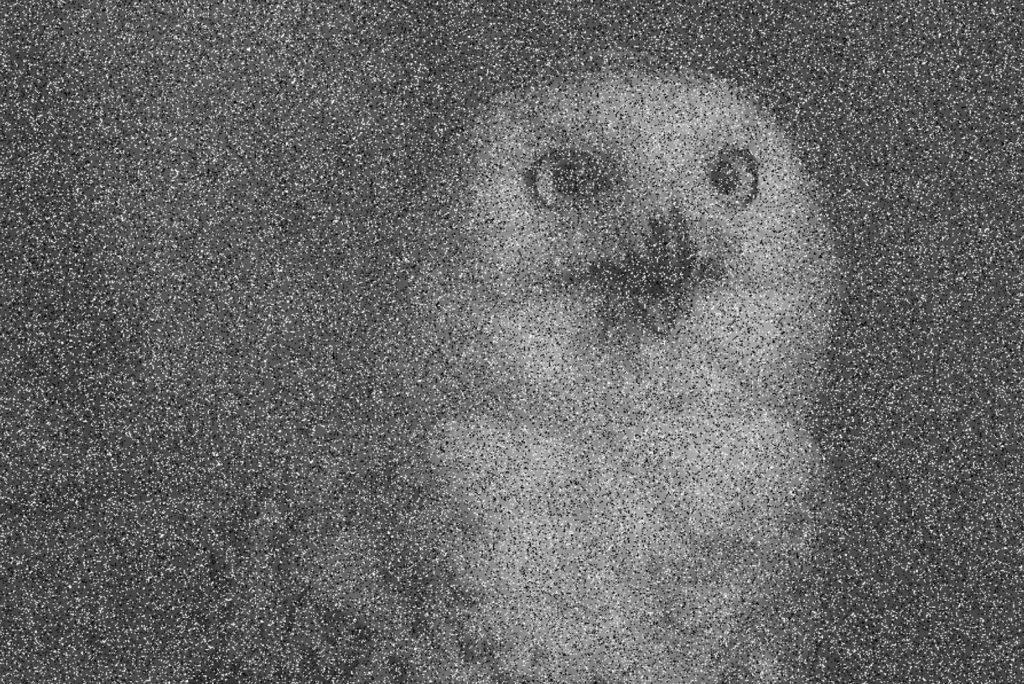
#> input picture Lab-03-Smoothing-STD/owl.jpeg, 1024 x 684 px
$ jupyter execute Lab_Smoothing_STD.ipynb   (shell and % lines are left out)
#> lines starting #> are read from the running program, lines starting #| are printed output that depends on the picture
### Lab-03-Smoothing-STD/commonfunctions.py


import skimage.io as io
import matplotlib.pyplot as plt
import numpy as np
from skimage.exposure import histogram
from matplotlib.pyplot import bar
from skimage.color import rgb2gray,rgb2hsv

# Convolution:
from scipy.signal import convolve2d
from scipy import fftpack
import math

from skimage.util import random_noise
from skimage.filters import median
from skimage.feature import canny


# Edges
from skimage.filters import sobel_h, sobel, sobel_v,roberts, prewitt

# Show the figures / plots inside the notebook
def show_images(images,titles=None):
    #This function is used to show image(s) with titles by sending an array of images and an array of associated titles.
    # images[0] will be drawn with the title titles[0] if exists
    # You aren't required to understand this function, use it as-is.
    n_ims = len(images)
    if titles is None: titles = ['(%d)' % i for i in range(1,n_ims + 1)]
    fig = plt.figure()
    n = 1
    for image,title in zip(images,titles):
        a = fig.add_subplot(1,n_ims,n)
        if image.ndim == 2:
            plt.gray()
        plt.imshow(image)
        a.set_title(title)
        n += 1
    fig.set_size_inches(np.array(fig.get_size_inches()) * n_ims)
    plt.show()


# [6 lines left out: function showHist, not called in this run]

### Lab-03-Smoothing-STD/Lab_Smoothing_STD.ipynb
# Lab 3
### Averaging Filters

http://scikit-image.org/docs/0.13.x/api/skimage.util.html#skimage.util.random_noise

http://scikit-image.org/docs/dev/api/skimage.filters.html#skimage.filters.median

http://scikit-image.org/docs/dev/api/skimage.filters.html#skimage.filters.gaussian

[cell 1]
from commonfunctions import *

import skimage.io as io
import skimage.filters as skifilter
import matplotlib.pyplot as plt
import numpy as np
from skimage.color import rgb2gray
from scipy import fftpack
from scipy.signal import convolve2d
from skimage.util import random_noise
from skimage.exposure import rescale_intensity
from scipy.ndimage import gaussian_filter

[cell 2]
img = rgb2gray(io.imread("./owl.jpeg")[...,:3])
#> img: shape (684, 1024) float64; min 0, max 1, mean 0.403
io.imshow(img)

[cell 3]
'''
(1) Your own median filter algorithm
'''
def my_median_filter(image):
    newimg = image.copy()
    filtersize = 3
    margin = filtersize //2
    imageheight, imagewidth = image.shape
#> imageheight = 684; imagewidth = 1024

    for x in range(margin, imagewidth):
        for y in range(margin, imageheight):
            filter = np.zeros((filtersize, filtersize))
            filter_area = image[y - margin:y + margin + 1, x - margin:x + margin + 1]
            median = np.median(filter_area)
            newimg[y][x]= median
    return newimg
show_images([img , my_median_filter(img)])
#> in show_images, `n_ims = len(images)`: n_ims = 2
#> the loop in show_images, `for image,title in zip(images,titles):` made 2 passes
#> (title, n) on passes 1 to 2: ('(1)', 2), ('(2)', 3)
#> after the loop in show_images, `for image,title in zip(images,titles):`: n = 3
#> in show_images, `plt.show()`:
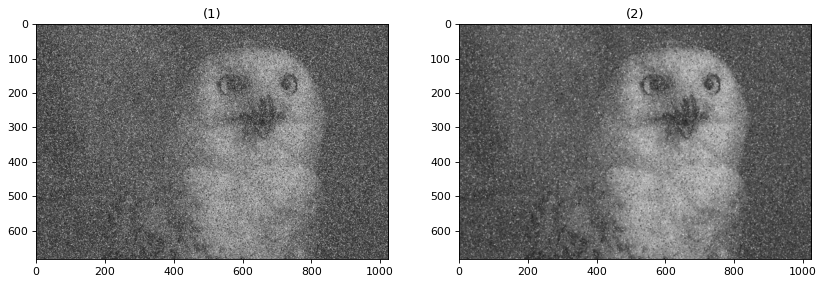
#> figure drawn by matplotlib, 2 panels

[cell 4]
'''
(2) skimage median filter
'''
skimg = skifilter.median(img)
show_images([img , skimg])
#> the loop in show_images (call 2), `for image,title in zip(images,titles):` made 2 passes

[cell 5]
'''
(3) Gaussion Filters
'''
smoothed_image_0 = gaussian_filter(img, sigma=5)
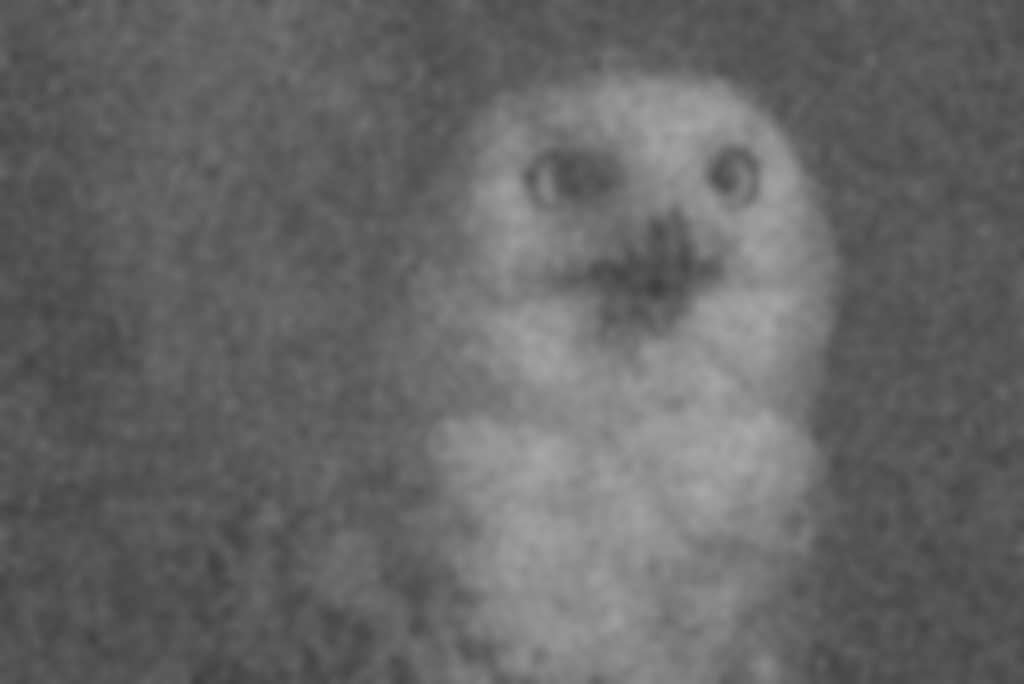
#> smoothed_image_0: shape (684, 1024) float64; min 0.244, max 0.66, mean 0.403
show_images([img , smoothed_image_0])
#> the loop in show_images (call 3), `for image,title in zip(images,titles):` made 2 passes
#> in show_images (call 3), `plt.show()`:
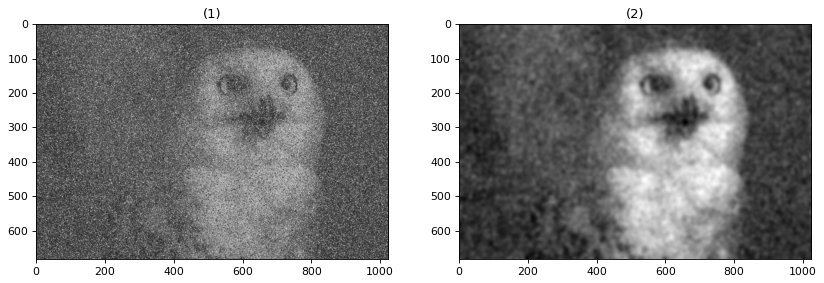
#> figure drawn by matplotlib, 2 panels
